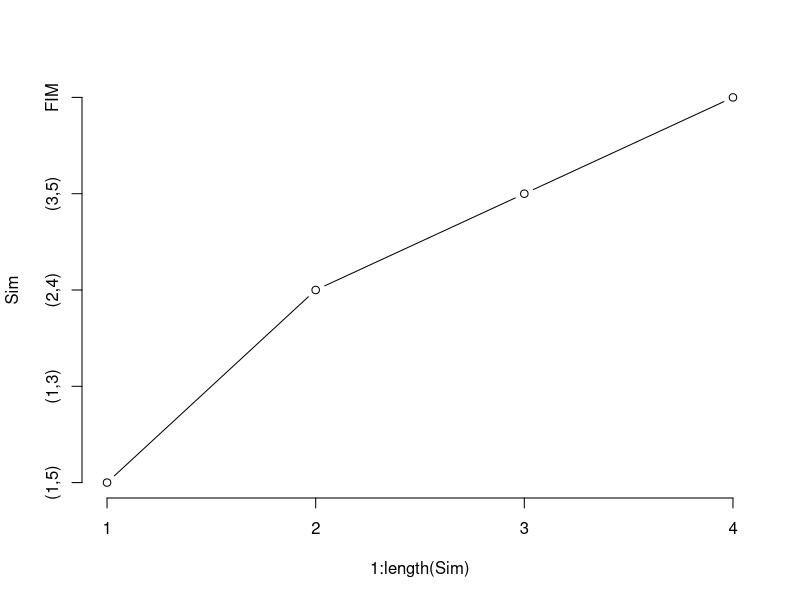
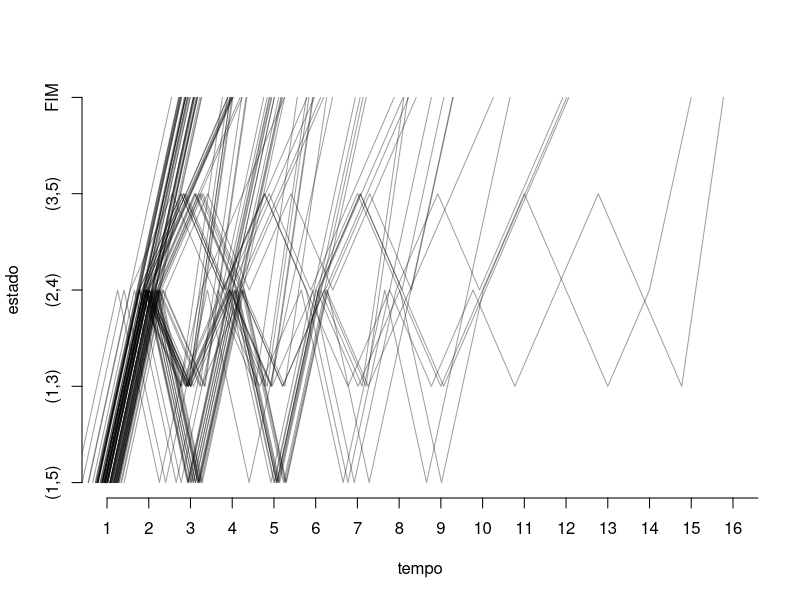

Here is the R script that generated these plots, in order:
#### SIMULAÇÃO DE MONTE CARLO ####
#matriz de adjacências de um grafo
M <- matrix(c(1,1,0,0,1,
              1,0,1,1,0,
              0,0,0,1,0,
              0,0,1,0,0,
              1,0,0,0,1),ncol=5)

#adjacências em 2 steps
M %*% M 
#adjacências em 3 steps
(M %*% M) %*% M
##
#valor exato (para todos os p iguais e p=0.99)
p<- 0.5
2*p^2+2*p^3-5*p^4+2*p^5

#simulando o circuito:
p <- c(0.99,0.99,0.99,0.99,0.99) #probabilidades
C <- sapply(p, function(p) rbinom(1,1,p)) #chaves fechadas ou nao
#chave <- Vectorize(rbinom, vectorize.args="prob")
M <- matrix(c(0,0,0,0,
              C[1],0,C[3],0,
              C[4],C[3],0,0,
              0,C[2],C[5],1),ncol=4)

(M3 <- (M %*% M) %*% M)

simula <- function(p){
  C <- sapply(p, function(p) rbinom(1,1,p))
  M<- matrix(0,nrow=4,ncol=4)
  M[1,2] <- C[1]; M[2,4] <- C[2]
  M[2,3] <- M[3,2] <- C[3]
  M[1,3] <- C[4];  M[3,4] <- C[5];  M[4,4] <- 1
  passos <- M %*% M %*% M
  funciona <- min(passos[1,4], 1)
  return(funciona)
}
Nsim <- 1E3
p <- c(0.99,0.99,0.99,0.99,0.99)
Sim <- replicate(Nsim,simula(p))
mean(Sim)
##
p<- c(.5,.5,.5,.5,.5)
Sim<- replicate(Nsim, simula(p))
mean(Sim)
##
p<- c(0.8,0.8,0.5,0.8,0.8)
Sim <- replicate(Nsim, simula(p))
mean(Sim)
## qte de componentes redundantes para q P{Funcionar} > 0.99

##FUNCAO PARA O CIRCUITO QUE ELE POS NO QUADRO

simula2 <- function(p){
  C <- sapply(p, function(p) rbinom(1,1,p))
  M<- matrix(0,nrow=5,ncol=5)
  M[1,-1] <- c(C[1],C[3],C[5],C[4])
  M[-1,5] <- c(C[2],C[2],C[6],1)
  passos <- M %*% M %*% M
  funciona <- min(passos[1,5], 1)
  return(funciona)
}
#exemplo
# p=1/2 para todas as 6 chaves
p <- rep(0.5,6)
Nsim <- 1E3
Sim<- replicate(Nsim, simula2(p))
#resp teorica:
p <- 0.5; p+3*p**2-4*p**3-p**4+3*p**5-p**6
# resultado simulacao:
mean(Sim)

#### O GATO E O RATO ####
# Suponha que você tenha um timer e uma fila de 5 caixas, com um gato na 1ª caixa
# e um rato na 5ª caixa, no instante inicial. O gato e o rato pulam ambos ao acaso
# para uma caixa adjascente quando o timer avança.
# O gato come o rato se eles estiverem na mesma caixa, terminando o jogo.

#Matriz de transicao
P <- matrix(0,nrow=5,ncol=5)
P[c(2,4),c(3,5)] <- 0.5
P[1,3] <- P[5,5] <- 1
P[3,-3] <- 0.25

estados<- c("(1,5)"=1,"(1,3)"=2,"(2,4)"=3,"(3,5)"=4,"FIM"=5)
atual <- estados[1]

simula <- function(atual,P){
  caminho <- atual
  while(atual!=5){
    atual <-sample(estados,size=1,prob=P[atual,])
    caminho <- append(caminho, atual)
  }#fim while
  return(caminho)
}#fim simula

Sim<-simula(atual, P)

#plota o caminho
plot(x=1:length(Sim),y=Sim,type="b",axes=F)
axis(1,1:length(Sim))
axis(2,at=1:5,labels=names(estados))

S <- replicate(100,simula(atual,P))

#media do tempo do trajeto
mean(sapply(S, length))
#prop de vezes em cada casa
#em cada simulacao
sapply(S,function(sim)table(sim)/length(sim))
#no geral
table(unlist(S))/sum(sapply(S, length))
#tempo maximo
max(sapply(S,length))

#desenha todos os caminhos das simulacoes
plot(x=0,y=0,ylim=c(1,5),xlim=c(1,max(sapply(S,length))),
     xlab="tempo",ylab="estado",
     type="n",axes=F)
axis(1,1:18)
axis(2,at=1:5,labels=names(estados))
sapply(S,function(sim){
    x<- 1:length(sim) + rnorm(1,sd=.2)
    y<- sim# + rnorm(1,sd=.1)
    lines(x,y,col="#00000060")
  }
)

#### FUNCAO DE JOGO DO ARTHUR
pos<- function(x){
  if(x==1) return(x+1)
  if(x==5) return(x-1)
  mov <- sample(c(-1,1),1,prob=c(.5,.5))
  x<- x+mov
  return(x)
}

jogo <- function(rato=1,gato=5){
  while(gato!=rato){
    gato<- pos(gato)
    rato<- pos(rato)
    cat(paste(rato,",",gato,"\n"))
  }
  cat("Rato morreu!")
}
jogo()
